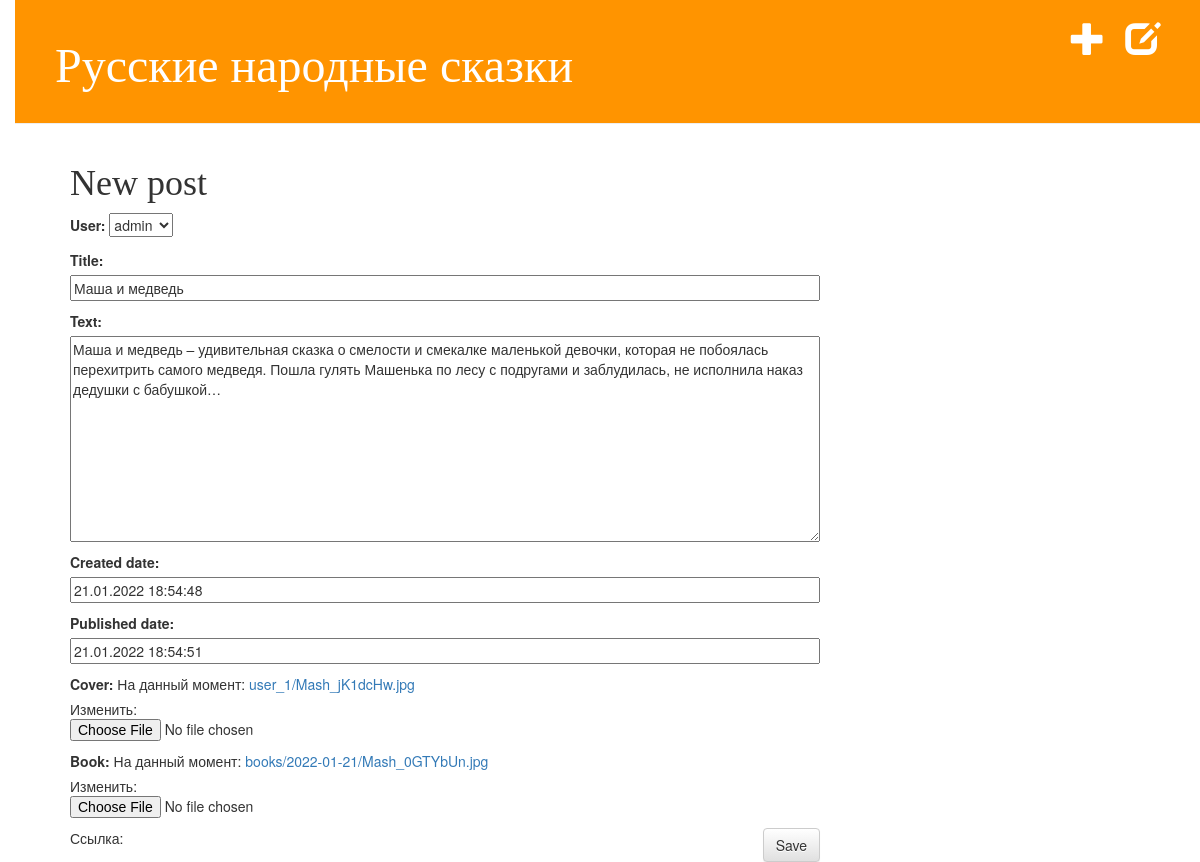
Page /post/16/edit/ on the committed database.
### articl/models.py (models this page shows, shortened)
class Post(models.Model):
    user = models.ForeignKey(to=User, null=True,on_delete=models.CASCADE)
    title = models.CharField(max_length=200)
    text = models.TextField()
    created_date = models.DateTimeField(default=timezone.now)
    published_date = models.DateTimeField(blank=True, null=True)
    cover = models.ImageField(upload_to=user_directory_path)#cover - картинка;
    book = models.FileField(upload_to='books/%Y-%m-%d/')# cover - картинка;

### articl/views.py (the view)
# urls.py: path('post/<int:pk>/edit/', views.post_edit, name='post_edit'),
def post_edit(request, pk):
    post = get_object_or_404(Post, pk=pk)
    if request.method == "POST":
        form = PostForm(request.POST, request.FILES, instance=post)
        if form.is_valid():
            post = form.save(commit=False)
            post.author = request.user
            post.save()
            return redirect('post_detail', pk=post.pk)
    else:
        form = PostForm(instance=post)
    return render(request, 'articl/post_edit.html', {'form': form})

### articl/forms.py
class PostForm(forms.ModelForm):
    class Meta:
        model = Post
        fields ='__all__'

### templates/articl/post_edit.html (shortened to what this page needs)
{% extends 'articl/base.html' %}
{% block content %}
    <h1>New post</h1>
    <form method="POST" class="post-form" enctype="multipart/form-data">{% csrf_token %}
        {{ form.as_p }}
        <button type="submit" class="save btn btn-default">Save</button>
    <p>Ссылка: <a href="{{ file_url }}">{{ file_url }}</a></p>
    </form>
{% endblock %}

### articl/static/css/articl.css (style rules this page uses)
body { padding-left: 15px; }
h1, h2, h3, h4 { font-family: 'Lobster', cursive; }
.save { float: right; }
.post-form textarea, .post-form input { width: 100%; }

### rows in the picture
Post: user "admin", title "Маша и медведь", text "Маша и медведь – удивительная сказка о смелости и смекалке маленькой девочки, которая не побоялась перехитрить самого медведя. Пошла гулять Машенька по лесу с подругами и заблудилась, не исполнила наказ дедушки с бабушкой…", created_date "21.01.2022 18:54:48", published_date "21.01.2022 18:54:51"
